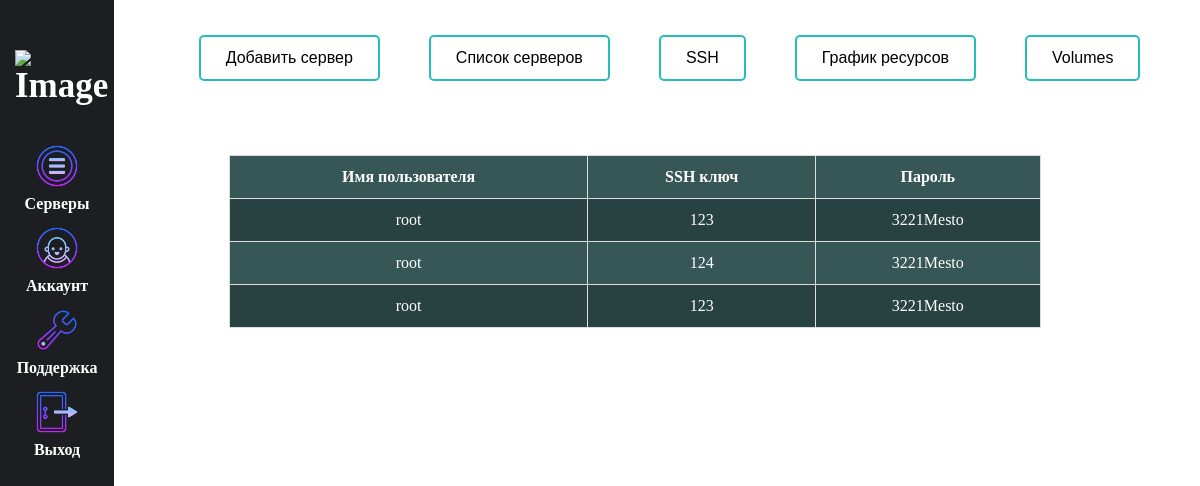
Screenshot of /SCS/ssh_parameters/ (signed in) with the database file from the repository.
### SCS/models.py (models this page shows, shortened)
class ServerConnectionConfig(models.Model):
    server_user_name = CharField(max_length=32, verbose_name='Имя пользователя')
    ip_address = CharField(max_length=32, verbose_name='IP-адресс сервера')
    ssh_public_key = CharField(max_length=512, null=True, verbose_name='SSH ключ')
    ssh_password = CharField(max_length=512, null=True, verbose_name='SSH пароль')
    class Meta:
        verbose_name = "Server Connection Configuration"
        verbose_name_plural = "Server Connection Configurations"
        ordering = ['id']

### SCS/views.py (the view)
# urls.py: path('ssh_parameters/', views.ssh_parameters_view, name='ssh_parameters'),
@login_required
def ssh_parameters_view(request):
    ssh_parameters = ServerConnectionConfig.objects.all()
    show_ssh = True
    return render(request, 'SCS/servers.html', {'ssh_parameters': ssh_parameters,
                                                                    'show_ssh': show_ssh,
                                                                    })

### SCS/templates/SCS/servers.html (shortened to what this page needs)
{% extends 'SCS/base.html' %}
{% load static %}
    {% block extra_styles %}
    <link rel="stylesheet" href="{% static 'css/servers.css' %}">
    {% endblock %}
{% block content %}
<div class="top-buttons">
    <form method="get" action="{% url 'add_server' %}">
        <button type="submit">Добавить сервер</button>
    </form>
    <form method="get" action="{% url 'list_servers' %}">
        <button type="submit">Список серверов</button>
    </form>
    <form method="get" action="{% url 'ssh_parameters' %}">
        <button type="submit">SSH</button>
    </form>
    <form method="get" action="{% url 'server_resource_graph' %}">
        <button type="submit">График ресурсов</button>
    </form>
    <form method="get" action="{% url 'volumes' %}">
        <button type="submit">Volumes</button>
    </form>
</div>
{% if show_ssh %}
<h3>Список ssh конфигураций</h3>
    <table>
        <thead>
            <tr>
                <th>Имя пользователя</th>
                <th>SSH ключ</th>
                <th>Пароль</th>
            </tr>
        </thead>
        <tbody>
            {% for param in ssh_parameters%}
            <tr>
                <td>{{ param.server_user_name }}</td>
                <td>{{ param.ssh_public_key }}</td>
                <td>{{ param.ssh_password }}</td>
            </tr>
            {% endfor %}
        </tbody>
    </table>
{% endif %}
{% endblock %}

### SCS/templates/SCS/base.html (shortened to what this page needs)
{% load static %}
<!DOCTYPE html>
<html lang="en">
<head>
    <link rel="stylesheet" href="{% static 'css/base.css' %}">
    {% block extra_styles %}
    {% endblock %}
</head>
<body>
    <div class="main-container">
        <div class="sidebar">
            <h3><img src="/static/menu.png" alt="Image" style="cursor: pointer; width: 60px; height: 60px;"></h3>
            <ul>
                <li><img src="/static/servers.png" alt="Image" style="cursor: pointer; width: 50px; height: 50px;" onclick="loadPage('servers')">
                <br>Серверы
                </li>
                <li><img src="/static/account.png" alt="Image" style="cursor: pointer; width: 50px; height: 50px;" onclick="loadPage('account')">
                <br>Аккаунт
                </li>
                <li><img src="/static/support.png" alt="Image" style="cursor: pointer; width: 50px; height: 50px;" onclick="loadPage('support')">
                <br>Поддержка
                </li>
                <li><img src="/static/logout.png" alt="Image" style="cursor: pointer; width: 50px; height: 50px;" onclick="loadPage('logout')">
                <br>Выход
                </li>
            </ul>
        </div>
        <div class="content" id="content">
            {% block content %}{% endblock %}
        </div>
    </div>
</body>
</html>

### SCS/static/css/base.css (style rules this page uses)
body { font-family: Nunito Sans; margin: 0; padding: 0; background-color: #fff; color: white; height: 100vh; }
.sidebar { font-weight: 700; width: 7%; height: 100vh; background-color: #1d1e22; padding: 15px; position: fixed; top: 0; left: 0; }
.sidebar h3 { font-size: 35px; color: white; text-align: center; bottom: 0px; }
.sidebar ul { text-align: center; list-style: none; padding: 0; }
.sidebar ul li { margin-bottom: 10px; }

### SCS/static/css/servers.css (style rules this page uses)
.top-buttons { display: flex; justify-content: space-around; align-items: center; background-color: #fff; padding: 15px; margin-left: 12%; margin-bottom: 10px; margin-top: 10 px; }
.top-buttons button { background-color: white; color: black; border: 2px solid #26bcb8; padding: 12px 25px; border-radius: 5px; font-size: 16px; cursor: pointer; transition: background-color 0.3s, color 0.3s; }
.main-container { display: flex; flex-direction: column; padding: 20px; }
.content table { width: 70%; border-collapse: collapse; margin-top: 10px; margin-left: 18%; background-color: #2f3d3a; color: #fff; max-height: 400px; }
.content th, .content td { padding: 12px 15px; border: 1px solid #ddd; text-align: center; }
.content th { background-color: #365756; color: white; }
.content td { background-color: #284241; color: white; }
.content tr:nth-child(even) td { background-color: #365756; }

### rows the page displays
ServerConnectionConfig: server_user_name "root", ssh_public_key "123", ssh_password "3221Mesto"
ServerConnectionConfig: server_user_name "root", ssh_public_key "124", ssh_password "3221Mesto"
ServerConnectionConfig: server_user_name "root", ssh_public_key "123", ssh_password "3221Mesto"
